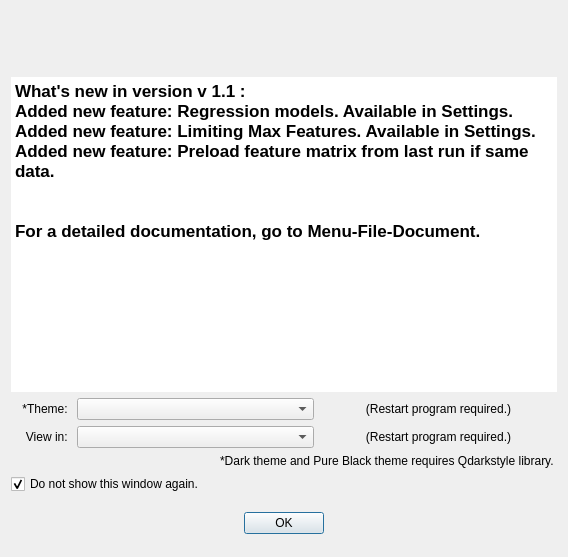
<?xml version="1.0" encoding="UTF-8"?>
<ui version="4.0">
 <class>Settings</class>
 <widget class="QDialog" name="Settings">
  <property name="windowModality">
   <enum>Qt::NonModal</enum>
  </property>
  <property name="geometry">
   <rect>
    <x>0</x>
    <y>0</y>
    <width>568</width>
    <height>557</height>
   </rect>
  </property>
  <property name="windowTitle">
   <string>Settings</string>
  </property>
  <property name="sizeGripEnabled">
   <bool>false</bool>
  </property>
  <property name="modal">
   <bool>false</bool>
  </property>
  <layout class="QGridLayout" name="gridLayout_2">
   <item row="4" column="0">
    <widget class="QCheckBox" name="checkBox">
     <property name="text">
      <string>Do not show this window again. </string>
     </property>
     <property name="checked">
      <bool>true</bool>
     </property>
    </widget>
   </item>
   <item row="1" column="0">
    <widget class="QTextEdit" name="textEdit">
     <property name="frameShape">
      <enum>QFrame::NoFrame</enum>
     </property>
     <property name="frameShadow">
      <enum>QFrame::Plain</enum>
     </property>
     <property name="lineWidth">
      <number>0</number>
     </property>
     <property name="undoRedoEnabled">
      <bool>false</bool>
     </property>
     <property name="html">
      <string>&lt;!DOCTYPE HTML PUBLIC &quot;-//W3C//DTD HTML 4.0//EN&quot; &quot;http://www.w3.org/TR/REC-html40/strict.dtd&quot;&gt;
&lt;html&gt;&lt;head&gt;&lt;meta name=&quot;qrichtext&quot; content=&quot;1&quot; /&gt;&lt;style type=&quot;text/css&quot;&gt;
p, li { white-space: pre-wrap; }
&lt;/style&gt;&lt;/head&gt;&lt;body style=&quot; font-family:'.SF NS Text'; font-size:13pt; font-weight:400; font-style:normal;&quot;&gt;
&lt;p style=&quot; margin-top:0px; margin-bottom:0px; margin-left:0px; margin-right:0px; -qt-block-indent:0; text-indent:0px;&quot;&gt;&lt;span style=&quot; font-weight:600;&quot;&gt;What's new in version v 1.1 :&lt;/span&gt;&lt;/p&gt;
&lt;p style=&quot; margin-top:0px; margin-bottom:0px; margin-left:0px; margin-right:0px; -qt-block-indent:0; text-indent:0px;&quot;&gt;&lt;span style=&quot; font-weight:600;&quot;&gt;Added new feature: Regression models. Available in Settings. &lt;/span&gt;&lt;/p&gt;
&lt;p style=&quot; margin-top:0px; margin-bottom:0px; margin-left:0px; margin-right:0px; -qt-block-indent:0; text-indent:0px;&quot;&gt;&lt;span style=&quot; font-weight:600;&quot;&gt;Added new feature: Limiting Max Features. Available in Settings. &lt;/span&gt;&lt;/p&gt;
&lt;p style=&quot; margin-top:0px; margin-bottom:0px; margin-left:0px; margin-right:0px; -qt-block-indent:0; text-indent:0px;&quot;&gt;&lt;span style=&quot; font-weight:600;&quot;&gt;Added new feature: Preload feature matrix from last run if same data. &lt;/span&gt;&lt;/p&gt;
&lt;p style=&quot;-qt-paragraph-type:empty; margin-top:0px; margin-bottom:0px; margin-left:0px; margin-right:0px; -qt-block-indent:0; text-indent:0px;&quot;&gt;&lt;br /&gt;&lt;/p&gt;
&lt;p style=&quot;-qt-paragraph-type:empty; margin-top:0px; margin-bottom:0px; margin-left:0px; margin-right:0px; -qt-block-indent:0; text-indent:0px; font-family:'Calibri,sans-serif';&quot;&gt;&lt;br /&gt;&lt;/p&gt;
&lt;p style=&quot; margin-top:0px; margin-bottom:0px; margin-left:0px; margin-right:0px; -qt-block-indent:0; text-indent:0px;&quot;&gt;&lt;span style=&quot; font-family:'Calibri,sans-serif'; font-weight:600;&quot;&gt;For a detailed documentation, go to Menu-File-Document. &lt;/span&gt;&lt;/p&gt;&lt;/body&gt;&lt;/html&gt;</string>
     </property>
     <property name="textInteractionFlags">
      <set>Qt::NoTextInteraction</set>
     </property>
    </widget>
   </item>
   <item row="3" column="0">
    <widget class="QLabel" name="lb_1">
     <property name="text">
      <string>*Dark theme and Pure Black theme requires Qdarkstyle library. </string>
     </property>
     <property name="alignment">
      <set>Qt::AlignRight|Qt::AlignTrailing|Qt::AlignVCenter</set>
     </property>
    </widget>
   </item>
   <item row="0" column="0">
    <widget class="QLabel" name="lb_logo">
     <property name="sizePolicy">
      <sizepolicy hsizetype="Preferred" vsizetype="Fixed">
       <horstretch>0</horstretch>
       <verstretch>0</verstretch>
      </sizepolicy>
     </property>
     <property name="minimumSize">
      <size>
       <width>0</width>
       <height>60</height>
      </size>
     </property>
     <property name="maximumSize">
      <size>
       <width>16777215</width>
       <height>60</height>
      </size>
     </property>
     <property name="autoFillBackground">
      <bool>false</bool>
     </property>
     <property name="text">
      <string/>
     </property>
     <property name="alignment">
      <set>Qt::AlignCenter</set>
     </property>
    </widget>
   </item>
   <item row="5" column="0">
    <widget class="QFrame" name="frame2">
     <property name="sizePolicy">
      <sizepolicy hsizetype="Preferred" vsizetype="Fixed">
       <horstretch>0</horstretch>
       <verstretch>0</verstretch>
      </sizepolicy>
     </property>
     <property name="minimumSize">
      <size>
       <width>0</width>
       <height>46</height>
      </size>
     </property>
     <property name="maximumSize">
      <size>
       <width>16777215</width>
       <height>46</height>
      </size>
     </property>
     <property name="frameShape">
      <enum>QFrame::NoFrame</enum>
     </property>
     <property name="frameShadow">
      <enum>QFrame::Raised</enum>
     </property>
     <layout class="QHBoxLayout" name="horizontalLayout">
      <property name="leftMargin">
       <number>0</number>
      </property>
      <property name="topMargin">
       <number>0</number>
      </property>
      <property name="rightMargin">
       <number>0</number>
      </property>
      <property name="bottomMargin">
       <number>0</number>
      </property>
      <item>
       <widget class="QLabel" name="lb2">
        <property name="sizePolicy">
         <sizepolicy hsizetype="Fixed" vsizetype="Preferred">
          <horstretch>0</horstretch>
          <verstretch>0</verstretch>
         </sizepolicy>
        </property>
        <property name="minimumSize">
         <size>
          <width>150</width>
          <height>0</height>
         </size>
        </property>
        <property name="maximumSize">
         <size>
          <width>150</width>
          <height>16777215</height>
         </size>
        </property>
        <property name="text">
         <string/>
        </property>
       </widget>
      </item>
      <item>
       <widget class="QDialogButtonBox" name="resultbox">
        <property name="orientation">
         <enum>Qt::Horizontal</enum>
        </property>
        <property name="standardButtons">
         <set>QDialogButtonBox::Ok</set>
        </property>
        <property name="centerButtons">
         <bool>true</bool>
        </property>
       </widget>
      </item>
      <item>
       <widget class="QLabel" name="lb3">
        <property name="sizePolicy">
         <sizepolicy hsizetype="Fixed" vsizetype="Preferred">
          <horstretch>0</horstretch>
          <verstretch>0</verstretch>
         </sizepolicy>
        </property>
        <property name="minimumSize">
         <size>
          <width>150</width>
          <height>0</height>
         </size>
        </property>
        <property name="maximumSize">
         <size>
          <width>150</width>
          <height>16777215</height>
         </size>
        </property>
        <property name="text">
         <string/>
        </property>
       </widget>
      </item>
     </layout>
    </widget>
   </item>
   <item row="2" column="0">
    <widget class="QFrame" name="frame">
     <property name="frameShape">
      <enum>QFrame::NoFrame</enum>
     </property>
     <property name="frameShadow">
      <enum>QFrame::Raised</enum>
     </property>
     <layout class="QGridLayout" name="gridLayout">
      <property name="leftMargin">
       <number>0</number>
      </property>
      <property name="topMargin">
       <number>0</number>
      </property>
      <property name="rightMargin">
       <number>0</number>
      </property>
      <property name="bottomMargin">
       <number>0</number>
      </property>
      <item row="0" column="1">
       <widget class="QComboBox" name="choice_theme"/>
      </item>
      <item row="0" column="0">
       <widget class="QLabel" name="label">
        <property name="sizePolicy">
         <sizepolicy hsizetype="Fixed" vsizetype="Preferred">
          <horstretch>0</horstretch>
          <verstretch>0</verstretch>
         </sizepolicy>
        </property>
        <property name="minimumSize">
         <size>
          <width>60</width>
          <height>0</height>
         </size>
        </property>
        <property name="maximumSize">
         <size>
          <width>60</width>
          <height>16777215</height>
         </size>
        </property>
        <property name="text">
         <string>*Theme: </string>
        </property>
        <property name="alignment">
         <set>Qt::AlignRight|Qt::AlignTrailing|Qt::AlignVCenter</set>
        </property>
       </widget>
      </item>
      <item row="0" column="2">
       <widget class="QLabel" name="label_2">
        <property name="text">
         <string>(Restart program required.)</string>
        </property>
        <property name="alignment">
         <set>Qt::AlignCenter</set>
        </property>
       </widget>
      </item>
      <item row="1" column="0">
       <widget class="QLabel" name="label_3">
        <property name="sizePolicy">
         <sizepolicy hsizetype="Fixed" vsizetype="Preferred">
          <horstretch>0</horstretch>
          <verstretch>0</verstretch>
         </sizepolicy>
        </property>
        <property name="minimumSize">
         <size>
          <width>60</width>
          <height>0</height>
         </size>
        </property>
        <property name="maximumSize">
         <size>
          <width>60</width>
          <height>16777215</height>
         </size>
        </property>
        <property name="text">
         <string>View in: </string>
        </property>
        <property name="alignment">
         <set>Qt::AlignRight|Qt::AlignTrailing|Qt::AlignVCenter</set>
        </property>
       </widget>
      </item>
      <item row="1" column="1">
       <widget class="QComboBox" name="choice_views"/>
      </item>
      <item row="1" column="2">
       <widget class="QLabel" name="label_4">
        <property name="text">
         <string>(Restart program required.)</string>
        </property>
        <property name="alignment">
         <set>Qt::AlignCenter</set>
        </property>
       </widget>
      </item>
     </layout>
    </widget>
   </item>
  </layout>
 </widget>
 <resources/>
 <connections>
  <connection>
   <sender>resultbox</sender>
   <signal>accepted()</signal>
   <receiver>Settings</receiver>
   <slot>accept()</slot>
   <hints>
    <hint type="sourcelabel">
     <x>248</x>
     <y>254</y>
    </hint>
    <hint type="destinationlabel">
     <x>157</x>
     <y>274</y>
    </hint>
   </hints>
  </connection>
  <connection>
   <sender>resultbox</sender>
   <signal>rejected()</signal>
   <receiver>Settings</receiver>
   <slot>reject()</slot>
   <hints>
    <hint type="sourcelabel">
     <x>316</x>
     <y>260</y>
    </hint>
    <hint type="destinationlabel">
     <x>286</x>
     <y>274</y>
    </hint>
   </hints>
  </connection>
 </connections>
</ui>
